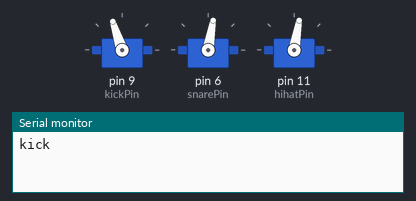
A sketch run on a simulated Arduino Uno, built with avr-gcc and run on an emulated ATmega328P. Shown: 3 × servo, the last lines printed to the serial monitor.

Above: at 1.05 s.
At 1.15 s:
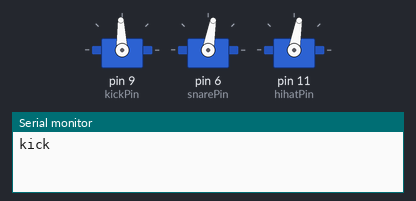
At 1.5 s:
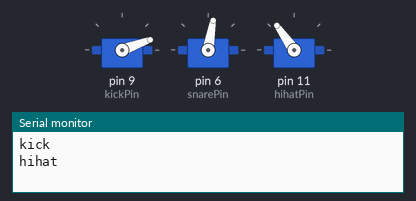
At 1.75 s:
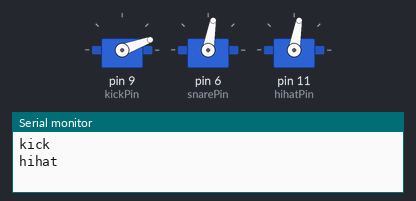
At 2.05 s:
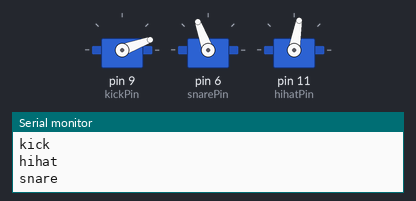
At 2.65 s:
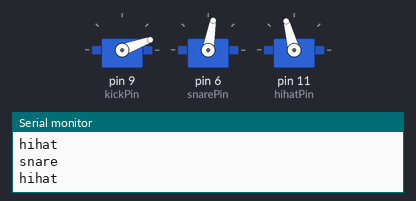
Timing chart, 0 to 5.5 s (numbered marks = the images above):
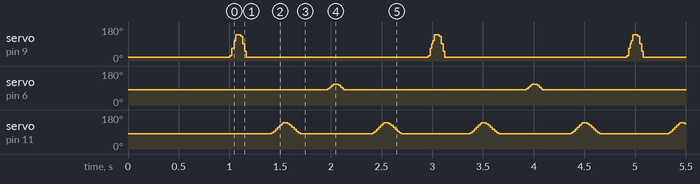

Measured:
- by itself, servo on pin 6 (snarePin): repeats every 2.0 s: 95° 0.01 s, 100° 0.01 s, 105° 0.01 s, 110° 0.06 s, 105° 0.02 s, 95° 0.02 s, 85° 0.01 s, 80° 1.8 s, 85° 0.02 s
- by itself, servo on pin 11 (hihatPin): repeats every 1.0 s: 95° 0.02 s, 105° 0.02 s, 115° 0.02 s, 125° 0.02 s, 135° 0.01 s, 140° 0.05 s, 135° 0.02 s, 125° 0.02 s, 115° 0.02 s, 105° 0.02 s, 95° 0.02 s, 85° 0.02 s, 80° 0.71 s, 85° 0.02 s

The sketch:

drums.ino
```cpp
#include <Servo.h>

Servo kickServo;
Servo snareServo;
Servo hihatServo;

const int kickPin = 9;
const int snarePin = 6;
const int hihatPin = 11;

int bpm = 140;

// One quarter note
int beatInterval = 60000 / bpm;

// If you want kick-hat-snare-hat as evenly spaced steps,
// each step should be an eighth note:
int stepInterval = beatInterval / 2;

// Kick
int kickRest = 20;
int kickHit = 140;

// Snare
int snareRest = 80;
int snareHit = 110;

// Hi-hat
int hihatRest = 80;
int hihatHit = 140;

int kickHold = 40;
int snareHold = 35;
int hihatHold = 30;

void hitKick() {
  for (int pos = kickRest; pos <= kickHit; pos += 8) {
    kickServo.write(pos);
    delay(4);
  }

  delay(kickHold);

  for (int pos = kickHit; pos >= kickRest; pos -= 8) {
    kickServo.write(pos);
    delay(4);
  }

  delay(20);
  kickServo.write(kickRest);
}

void hitSnare() {
  for (int pos = snareRest; pos <= snareHit; pos += 5) {
    snareServo.write(pos);
    delay(10);
  }

  delay(snareHold);

  for (int pos = snareHit; pos >= snareRest; pos -= 5) {
    snareServo.write(pos);
    delay(10);
  }

  delay(50);
  snareServo.write(snareRest);
}

void hitHiHat() {
  for (int pos = hihatRest; pos <= hihatHit; pos += 5) {
    hihatServo.write(pos);
    delay(10);
  }

  delay(hihatHold);

  for (int pos = hihatHit; pos >= hihatRest; pos -= 5) {
    hihatServo.write(pos);
    delay(10);
  }

  delay(50);
  hihatServo.write(hihatRest);
}

void setup() {
  Serial.begin(9600);

  kickServo.attach(kickPin);
  snareServo.attach(snarePin);
  hihatServo.attach(hihatPin);

  kickServo.write(kickRest);
  snareServo.write(snareRest);
  hihatServo.write(hihatRest);

  delay(1000);
}

void loop() {
  Serial.println("kick");
  hitKick();
  delay(stepInterval);

  Serial.println("hihat");
  hitHiHat();
  delay(stepInterval);

  Serial.println("snare");
  hitSnare();
  delay(stepInterval);

  Serial.println("hihat");
  hitHiHat();
  delay(stepInterval);
}
```
